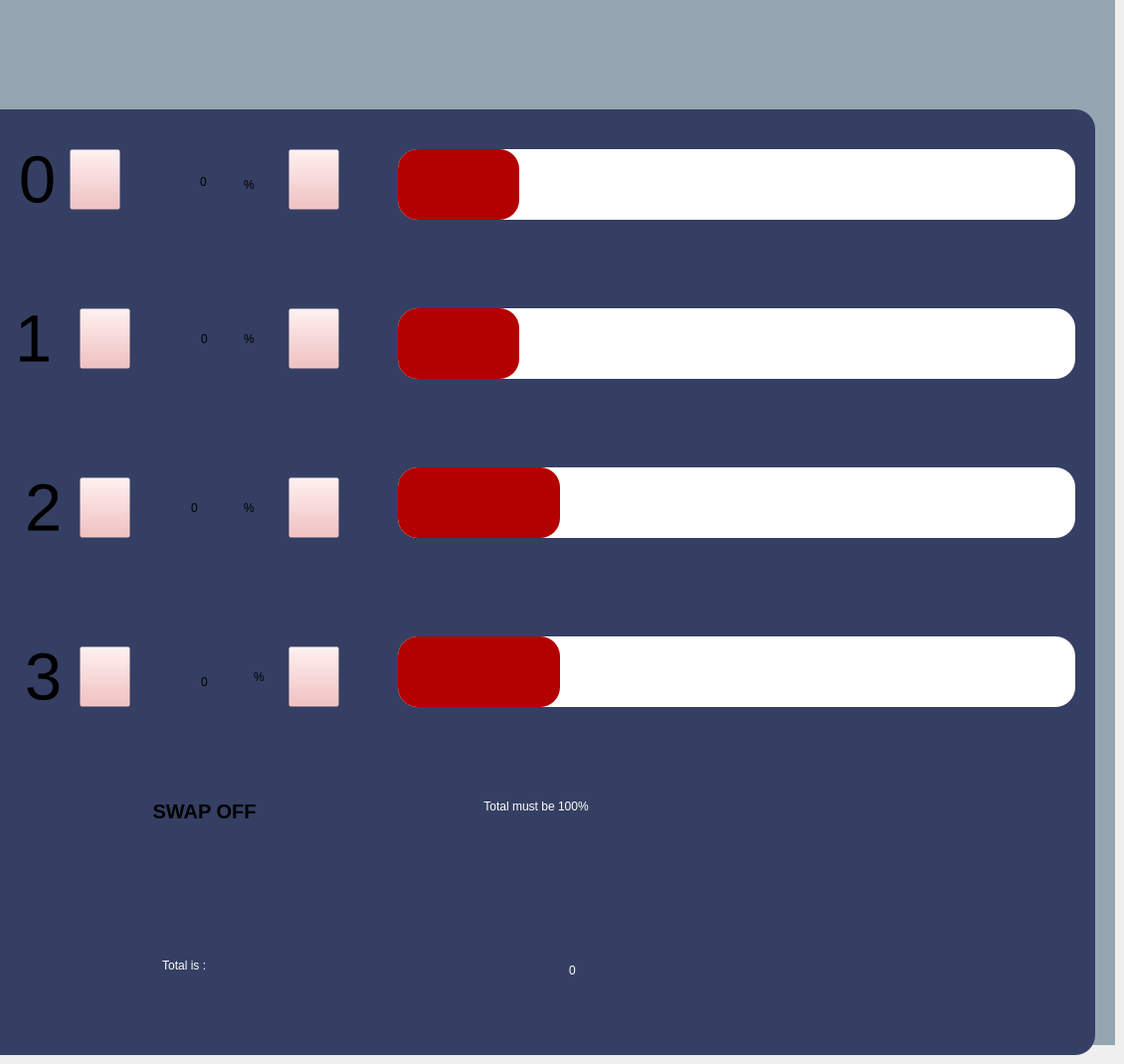
   <widget class="QWidget" name="tab_10">
    <attribute name="title">
     <string>Foot Pedal Preset</string>
    </attribute>
    <widget class="QPushButton" name="pushButton_oneinc">
     <property name="geometry">
      <rect>
       <x>80</x>
       <y>310</y>
       <width>51</width>
       <height>61</height>
      </rect>
     </property>
     <property name="styleSheet">
      <string notr="true">
QPushButton{
background-image: url(:/new/prefix1/upnew1.png);
background-color: rgba(242, 179, 179, 0);

}


QPushButton::hover{background-color: #0085ff;
border-radius: 20px;
color:white;;}</string>
     </property>
     <property name="text">
      <string/>
     </property>
    </widget>
    <widget class="QPushButton" name="pushButton_onedec">
     <property name="geometry">
      <rect>
       <x>290</x>
       <y>310</y>
       <width>51</width>
       <height>61</height>
      </rect>
     </property>
     <property name="styleSheet">
      <string notr="true">QPushButton{background-image: url(:/new/prefix1/downnew1.png);
background-color: rgba(242, 179, 179, 0);}


QPushButton::hover{background-color: #0085ff;
border-radius: 20px;
color:white;;}</string>
     </property>
     <property name="text">
      <string/>
     </property>
    </widget>
    <widget class="QPushButton" name="pushButton_twoinc">
     <property name="geometry">
      <rect>
       <x>80</x>
       <y>480</y>
       <width>51</width>
       <height>61</height>
      </rect>
     </property>
     <property name="styleSheet">
      <string notr="true">
QPushButton{
background-image: url(:/new/prefix1/upnew1.png);
background-color: rgba(242, 179, 179, 0);

}


QPushButton::hover{background-color: #0085ff;
border-radius: 20px;
color:white;;}</string>
     </property>
     <property name="text">
      <string/>
     </property>
    </widget>
    <widget class="QPushButton" name="pushButton_twodec">
     <property name="geometry">
      <rect>
       <x>290</x>
       <y>480</y>
       <width>51</width>
       <height>61</height>
      </rect>
     </property>
     <property name="styleSheet">
      <string notr="true">QPushButton{background-image: url(:/new/prefix1/downnew1.png);
background-color: rgba(242, 179, 179, 0);}


QPushButton::hover{background-color: #0085ff;
border-radius: 20px;
color:white;;}</string>
     </property>
     <property name="text">
      <string/>
     </property>
    </widget>
    <widget class="QPushButton" name="pushButton_threeinc">
     <property name="geometry">
      <rect>
       <x>80</x>
       <y>650</y>
       <width>51</width>
       <height>61</height>
      </rect>
     </property>
     <property name="styleSheet">
      <string notr="true">
QPushButton{
background-image: url(:/new/prefix1/upnew1.png);
background-color: rgba(242, 179, 179, 0);

}


QPushButton::hover{background-color: #0085ff;
border-radius: 20px;
color:white;;}</string>
     </property>
     <property name="text">
      <string/>
     </property>
    </widget>
    <widget class="QPushButton" name="pushButton_threedec">
     <property name="geometry">
      <rect>
       <x>290</x>
       <y>650</y>
       <width>51</width>
       <height>61</height>
      </rect>
     </property>
     <property name="styleSheet">
      <string notr="true">QPushButton{background-image: url(:/new/prefix1/downnew1.png);
background-color: rgba(242, 179, 179, 0);}


QPushButton::hover{background-color: #0085ff;
border-radius: 20px;
color:white;;}</string>
     </property>
     <property name="text">
      <string/>
     </property>
    </widget>
    <widget class="QLabel" name="label_4">
     <property name="geometry">
      <rect>
       <x>470</x>
       <y>770</y>
       <width>601</width>
       <height>81</height>
      </rect>
     </property>
     <property name="styleSheet">
      <string notr="true">background-color: rgb(53, 63, 99);
color: rgb(255, 255, 255);
border-radius: 20px;font: 30pt &quot;Ubuntu&quot;;</string>
     </property>
     <property name="text">
      <string>     Total must be 100%</string>
     </property>
    </widget>
    <widget class="QLabel" name="label_6">
     <property name="geometry">
      <rect>
       <x>430</x>
       <y>770</y>
       <width>51</width>
       <height>91</height>
      </rect>
     </property>
     <property name="styleSheet">
      <string notr="true">background-color:transparent;image: url(:/new/prefix1/img/icon1.png);</string>
     </property>
     <property name="text">
      <string/>
     </property>
    </widget>
    <widget class="QPushButton" name="pushButton_save_6">
     <property name="geometry">
      <rect>
       <x>720</x>
       <y>910</y>
       <width>371</width>
       <height>121</height>
      </rect>
     </property>
     <property name="styleSheet">
      <string notr="true">image: url(:/new/prefix1/img/save-button 1.png);
background-color: transparent;
border:none;</string>
     </property>
     <property name="text">
      <string/>
     </property>
    </widget>
    <widget class="QLineEdit" name="lineEdit_one">
     <property name="geometry">
      <rect>
       <x>150</x>
       <y>320</y>
       <width>113</width>
       <height>41</height>
      </rect>
     </property>
     <property name="styleSheet">
      <string notr="true">font: 35pt &quot;Ubuntu&quot;;

background-color: transparent;
border:none;</string>
     </property>
     <property name="text">
      <string>0</string>
     </property>
     <property name="alignment">
      <set>Qt::AlignCenter</set>
     </property>
    </widget>
    <widget class="QLineEdit" name="lineEdit_two">
     <property name="geometry">
      <rect>
       <x>140</x>
       <y>480</y>
       <width>113</width>
       <height>61</height>
      </rect>
     </property>
     <property name="styleSheet">
      <string notr="true">font: 35pt &quot;Ubuntu&quot;;

background-color: transparent;
border:none;</string>
     </property>
     <property name="text">
      <string>0</string>
     </property>
     <property name="alignment">
      <set>Qt::AlignCenter</set>
     </property>
    </widget>
    <widget class="QLineEdit" name="lineEdit_three">
     <property name="geometry">
      <rect>
       <x>150</x>
       <y>660</y>
       <width>113</width>
       <height>51</height>
      </rect>
     </property>
     <property name="styleSheet">
      <string notr="true">font: 35pt &quot;Ubuntu&quot;;

background-color: transparent;
border:none;</string>
     </property>
     <property name="text">
      <string>0</string>
     </property>
     <property name="alignment">
      <set>Qt::AlignCenter</set>
     </property>
    </widget>
    <widget class="QLabel" name="label_8">
     <property name="geometry">
      <rect>
       <x>160</x>
       <y>930</y>
       <width>351</width>
       <height>81</height>
      </rect>
     </property>
     <property name="styleSheet">
      <string notr="true">background-color: rgb(53, 63, 99);
color: rgb(255, 255, 255);
border-radius: 20px;font: 35pt &quot;Ubuntu&quot;;</string>
     </property>
     <property name="text">
      <string> Total is :</string>
     </property>
    </widget>
    <widget class="QProgressBar" name="progressBar_one">
     <property name="geometry">
      <rect>
       <x>400</x>
       <y>310</y>
       <width>681</width>
       <height>71</height>
      </rect>
     </property>
     <property name="styleSheet">
      <string notr="true">QProgressBar::chunk {
	
	
	background-color: rgb(179, 0, 0);

border-radius: 20px;
	
}

QProgressBar {
border-radius: 20px;
background-color: rgb(255, 255, 255);}

</string>
     </property>
     <property name="value">
      <number>18</number>
     </property>
     <property name="textVisible">
      <bool>false</bool>
     </property>
     <property name="textDirection">
      <enum>QProgressBar::TopToBottom</enum>
     </property>
    </widget>
    <widget class="QProgressBar" name="progressBar_two">
     <property name="geometry">
      <rect>
       <x>400</x>
       <y>470</y>
       <width>681</width>
       <height>71</height>
      </rect>
     </property>
     <property name="styleSheet">
      <string notr="true">QProgressBar::chunk {
	
	
	background-color: rgb(179, 0, 0);

border-radius: 20px;
	
}

QProgressBar {
border-radius: 20px;
background-color: rgb(255, 255, 255);}

</string>
     </property>
     <property name="value">
      <number>24</number>
     </property>
     <property name="textVisible">
      <bool>false</bool>
     </property>
     <property name="invertedAppearance">
      <bool>false</bool>
     </property>
    </widget>
    <widget class="QProgressBar" name="progressBar_three">
     <property name="geometry">
      <rect>
       <x>400</x>
       <y>640</y>
       <width>681</width>
       <height>71</height>
      </rect>
     </property>
     <property name="styleSheet">
      <string notr="true">QProgressBar::chunk {
	
	
	background-color: rgb(179, 0, 0);

border-radius: 20px;
	
}

QProgressBar {
border-radius: 20px;
background-color: rgb(255, 255, 255);}

</string>
     </property>
     <property name="value">
      <number>24</number>
     </property>
     <property name="textVisible">
      <bool>false</bool>
     </property>
    </widget>
    <widget class="QProgressBar" name="progressBar_zero">
     <property name="geometry">
      <rect>
       <x>400</x>
       <y>150</y>
       <width>681</width>
       <height>71</height>
      </rect>
     </property>
     <property name="styleSheet">
      <string notr="true">QProgressBar::chunk {
	
	
	background-color: rgb(179, 0, 0);

border-radius: 20px;
	
}

QProgressBar {
border-radius: 20px;
background-color: rgb(255, 255, 255);}

</string>
     </property>
     <property name="value">
      <number>18</number>
     </property>
     <property name="textVisible">
      <bool>false</bool>
     </property>
     <property name="textDirection">
      <enum>QProgressBar::TopToBottom</enum>
     </property>
    </widget>
    <widget class="QPushButton" name="pushButton_zerodec">
     <property name="geometry">
      <rect>
       <x>290</x>
       <y>150</y>
       <width>51</width>
       <height>61</height>
      </rect>
     </property>
     <property name="styleSheet">
      <string notr="true">QPushButton{background-image: url(:/new/prefix1/downnew1.png);
background-color: rgba(242, 179, 179, 0);}


QPushButton::hover{background-color: #0085ff;
border-radius: 20px;
color:white;;}</string>
     </property>
     <property name="text">
      <string/>
     </property>
    </widget>
    <widget class="QPushButton" name="pushButton_zeroinc">
     <property name="geometry">
      <rect>
       <x>70</x>
       <y>150</y>
       <width>51</width>
       <height>61</height>
      </rect>
     </property>
     <property name="styleSheet">
      <string notr="true">
QPushButton{
background-image: url(:/new/prefix1/upnew1.png);
background-color: rgba(242, 179, 179, 0);

}


QPushButton::hover{background-color: #0085ff;
border-radius: 20px;
color:white;;}</string>
     </property>
     <property name="text">
      <string/>
     </property>
    </widget>
    <widget class="QLineEdit" name="lineEdit_zero">
     <property name="geometry">
      <rect>
       <x>140</x>
       <y>157</y>
       <width>131</width>
       <height>51</height>
      </rect>
     </property>
     <property name="styleSheet">
      <string notr="true">font: 35pt &quot;Ubuntu&quot;;

background-color: transparent;
border:none;</string>
     </property>
     <property name="text">
      <string>0</string>
     </property>
     <property name="alignment">
      <set>Qt::AlignCenter</set>
     </property>
    </widget>
    <widget class="QLabel" name="label_3">
     <property name="geometry">
      <rect>
       <x>140</x>
       <y>150</y>
       <width>141</width>
       <height>71</height>
      </rect>
     </property>
     <property name="styleSheet">
      <string notr="true">background-color:transparent;image: url(:/new/prefix1/img/textbox1.png);</string>
     </property>
     <property name="text">
      <string/>
     </property>
    </widget>
    <widget class="QLabel" name="label_105">
     <property name="geometry">
      <rect>
       <x>230</x>
       <y>470</y>
       <width>41</width>
       <height>81</height>
      </rect>
     </property>
     <property name="styleSheet">
      <string notr="true">font: 35pt &quot;Ubuntu&quot;;

background-color: transparent;
border:none;</string>
     </property>
     <property name="text">
      <string>%</string>
     </property>
     <property name="alignment">
      <set>Qt::AlignCenter</set>
     </property>
    </widget>
    <widget class="QLabel" name="label_5">
     <property name="geometry">
      <rect>
       <x>140</x>
       <y>310</y>
       <width>141</width>
       <height>71</height>
      </rect>
     </property>
     <property name="styleSheet">
      <string notr="true">background-color:transparent;image: url(:/new/prefix1/img/textbox1.png);</string>
     </property>
     <property name="text">
      <string/>
     </property>
    </widget>
    <widget class="QLabel" name="label_7">
     <property name="geometry">
      <rect>
       <x>140</x>
       <y>480</y>
       <width>141</width>
       <height>71</height>
      </rect>
     </property>
     <property name="styleSheet">
      <string notr="true">background-color:transparent;image: url(:/new/prefix1/img/textbox1.png);</string>
     </property>
     <property name="text">
      <string/>
     </property>
    </widget>
    <widget class="QLabel" name="label_10">
     <property name="geometry">
      <rect>
       <x>140</x>
       <y>650</y>
       <width>141</width>
       <height>71</height>
      </rect>
     </property>
     <property name="styleSheet">
      <string notr="true">background-color:transparent;image: url(:/new/prefix1/img/textbox1.png);</string>
     </property>
     <property name="text">
      <string/>
     </property>
    </widget>
    <widget class="QLabel" name="label_106">
     <property name="geometry">
      <rect>
       <x>240</x>
       <y>640</y>
       <width>41</width>
       <height>81</height>
      </rect>
     </property>
     <property name="styleSheet">
      <string notr="true">font: 35pt &quot;Ubuntu&quot;;

background-color: transparent;
border:none;</string>
     </property>
     <property name="text">
      <string>%</string>
     </property>
     <property name="alignment">
      <set>Qt::AlignCenter</set>
     </property>
    </widget>
    <widget class="QLabel" name="label_107">
     <property name="geometry">
      <rect>
       <x>230</x>
       <y>300</y>
       <width>41</width>
       <height>81</height>
      </rect>
     </property>
     <property name="styleSheet">
      <string notr="true">font: 35pt &quot;Ubuntu&quot;;

background-color: transparent;
border:none;</string>
     </property>
     <property name="text">
      <string>%</string>
     </property>
     <property name="alignment">
      <set>Qt::AlignCenter</set>
     </property>
    </widget>
    <widget class="QLabel" name="label_108">
     <property name="geometry">
      <rect>
       <x>230</x>
       <y>150</y>
       <width>41</width>
       <height>71</height>
      </rect>
     </property>
     <property name="styleSheet">
      <string notr="true">font: 35pt &quot;Ubuntu&quot;;

background-color: transparent;
border:none;</string>
     </property>
     <property name="text">
      <string>%</string>
     </property>
     <property name="alignment">
      <set>Qt::AlignCenter</set>
     </property>
    </widget>
    <widget class="QLabel" name="label_110">
     <property name="geometry">
      <rect>
       <x>510</x>
       <y>930</y>
       <width>131</width>
       <height>91</height>
      </rect>
     </property>
     <property name="styleSheet">
      <string notr="true">background-color:transparent;font: 35pt &quot;Ubuntu&quot;;
color: rgb(255, 255, 255);


border:none;</string>
     </property>
     <property name="text">
      <string>0</string>
     </property>
     <property name="alignment">
      <set>Qt::AlignCenter</set>
     </property>
    </widget>
    <widget class="QLabel" name="label_16">
     <property name="geometry">
      <rect>
       <x>0</x>
       <y>0</y>
       <width>1121</width>
       <height>1051</height>
      </rect>
     </property>
     <property name="styleSheet">
      <string notr="true">background-color: rgb(149, 165, 178);</string>
     </property>
     <property name="text">
      <string/>
     </property>
    </widget>
    <widget class="QLabel" name="label_36">
     <property name="geometry">
      <rect>
       <x>-20</x>
       <y>110</y>
       <width>1121</width>
       <height>951</height>
      </rect>
     </property>
     <property name="styleSheet">
      <string notr="true">color: rgb(255, 255, 255);
font: 30pt &quot;Ubuntu&quot;;border-radius: 20px;
background-color: rgb(53, 63, 99);</string>
     </property>
     <property name="text">
      <string/>
     </property>
    </widget>
    <widget class="QLabel" name="label_27">
     <property name="geometry">
      <rect>
       <x>350</x>
       <y>350</y>
       <width>691</width>
       <height>621</height>
      </rect>
     </property>
     <property name="styleSheet">
      <string notr="true">image: url(:/new/prefix1/img/diaselected2.png);</string>
     </property>
     <property name="text">
      <string/>
     </property>
    </widget>
    <widget class="QLabel" name="label_38">
     <property name="geometry">
      <rect>
       <x>0</x>
       <y>310</y>
       <width>67</width>
       <height>61</height>
      </rect>
     </property>
     <property name="font">
      <font>
       <pointsize>50</pointsize>
      </font>
     </property>
     <property name="styleSheet">
      <string notr="true">background-color: rgba(191, 64, 64, 0);</string>
     </property>
     <property name="text">
      <string>1</string>
     </property>
     <property name="alignment">
      <set>Qt::AlignCenter</set>
     </property>
    </widget>
    <widget class="QLabel" name="label_39">
     <property name="geometry">
      <rect>
       <x>10</x>
       <y>480</y>
       <width>67</width>
       <height>61</height>
      </rect>
     </property>
     <property name="font">
      <font>
       <pointsize>50</pointsize>
      </font>
     </property>
     <property name="styleSheet">
      <string notr="true">background-color: rgba(191, 64, 64, 0);</string>
     </property>
     <property name="text">
      <string>2</string>
     </property>
     <property name="alignment">
      <set>Qt::AlignCenter</set>
     </property>
    </widget>
    <widget class="QLabel" name="label_40">
     <property name="geometry">
      <rect>
       <x>10</x>
       <y>650</y>
       <width>67</width>
       <height>61</height>
      </rect>
     </property>
     <property name="font">
      <font>
       <pointsize>50</pointsize>
      </font>
     </property>
     <property name="styleSheet">
      <string notr="true">background-color: rgba(191, 64, 64, 0);</string>
     </property>
     <property name="text">
      <string>3</string>
     </property>
     <property name="alignment">
      <set>Qt::AlignCenter</set>
     </property>
    </widget>
    <widget class="QLabel" name="label_37">
     <property name="geometry">
      <rect>
       <x>4</x>
       <y>150</y>
       <width>67</width>
       <height>61</height>
      </rect>
     </property>
     <property name="font">
      <font>
       <pointsize>50</pointsize>
      </font>
     </property>
     <property name="styleSheet">
      <string notr="true">background-color: rgba(191, 64, 64, 0);</string>
     </property>
     <property name="text">
      <string>0</string>
     </property>
     <property name="alignment">
      <set>Qt::AlignCenter</set>
     </property>
    </widget>
    <widget class="QPushButton" name="pushButton_swap">
     <property name="geometry">
      <rect>
       <x>90</x>
       <y>770</y>
       <width>231</width>
       <height>91</height>
      </rect>
     </property>
     <property name="styleSheet">
      <string notr="true">border-radius: 30px;
font-weight: bold;
font-size: 20px;</string>
     </property>
     <property name="text">
      <string>SWAP OFF</string>
     </property>
    </widget>
    <zorder>label_27</zorder>
    <zorder>label_16</zorder>
    <zorder>label_36</zorder>
    <zorder>pushButton_save_6</zorder>
    <zorder>label_4</zorder>
    <zorder>label_8</zorder>
    <zorder>progressBar_two</zorder>
    <zorder>progressBar_three</zorder>
    <zorder>progressBar_one</zorder>
    <zorder>progressBar_zero</zorder>
    <zorder>pushButton_zerodec</zorder>
    <zorder>pushButton_onedec</zorder>
    <zorder>pushButton_twodec</zorder>
    <zorder>pushButton_threedec</zorder>
    <zorder>pushButton_threeinc</zorder>
    <zorder>pushButton_twoinc</zorder>
    <zorder>pushButton_zeroinc</zorder>
    <zorder>pushButton_oneinc</zorder>
    <zorder>label_10</zorder>
    <zorder>label_106</zorder>
    <zorder>label_110</zorder>
    <zorder>label_3</zorder>
    <zorder>label_5</zorder>
    <zorder>label_6</zorder>
    <zorder>label_7</zorder>
    <zorder>lineEdit_one</zorder>
    <zorder>lineEdit_zero</zorder>
    <zorder>lineEdit_two</zorder>
    <zorder>lineEdit_three</zorder>
    <zorder>label_105</zorder>
    <zorder>label_107</zorder>
    <zorder>label_108</zorder>
    <zorder>label_38</zorder>
    <zorder>label_39</zorder>
    <zorder>label_40</zorder>
    <zorder>label_37</zorder>
    <zorder>pushButton_swap</zorder>
   </widget>
